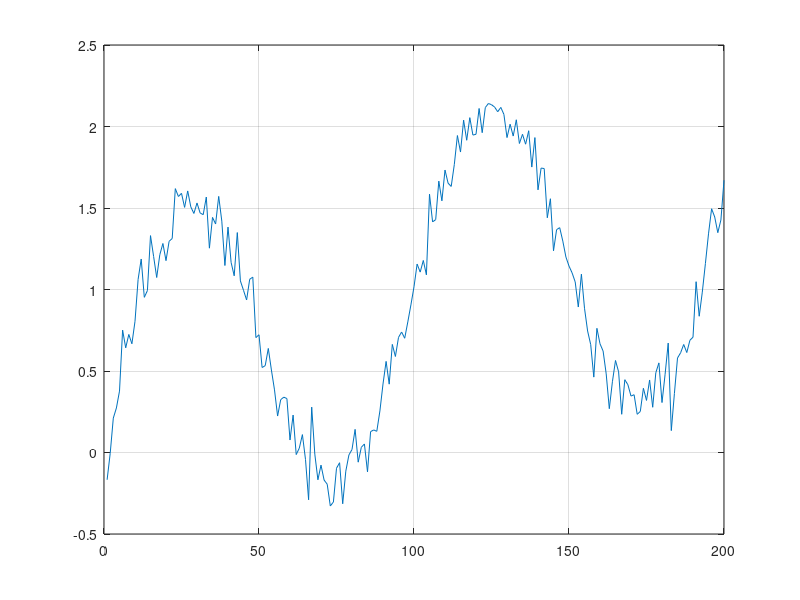

The MATLAB script that drew this image: (Note: this script raises an error after producing the figure.)
clear all; clc;

t_org = 0:199;

l=normrnd(0,1,1,200)/10;

x_org=sqrt(t_org/100)+sin(t_org/5/pi)+l;

%E =[144.63 126.15 122.45 124.05 124.05 123.05 124.05 144.63 144.63 144.63 145.60 146.96 148.03 147.36 146.96 145.60 145.60 144.63 140.01 116.75 140.31 140.01 129.10 126.45 85.00 74.50 72.20 72.20 72.20 100.00 115.00 77.30 85.00 125.00 110.89 125.00 125.00 125.00 100.00 85.00 85.00 77.80 80.89 113.89 127.20 128.20 127.10 115.00];

t=x_org(101:end);
x=x_org(1:100);
P1 = [x,t];

figure(1);
plot(P1);
grid on;

liczba_neuronow_warstwa_1 = 15;
liczba_neuronow_warstwa_2 = 10;
liczba_neuronow_warstwa_3 = 5;
warstwy = [liczba_neuronow_warstwa_1 liczba_neuronow_warstwa_2 liczba_neuronow_warstwa_3];

X = num2cell(x);
T = num2cell(t);

delay = 1:2;
net = timedelaynet(delay, warstwy);
[Xs,Xi,Ai,Ts] = preparets(net,X,T);
net.divideParam.trainRatio = .72;
net.divideParam.valRatio   = .28;
net.layers{1}.transferFcn = 'purelin';
net.layers{2}.transferFcn = 'purelin';
net.layers{3}.transferFcn = 'purelin';
net = train(net,Xs,Ts,Xi,Ai, 'useParallel','yes','useGPU','only');
view(net);
Xp=T(delay);
Tp = T(max(delay)+1:end);
Y = net(Tp,Xp,Ai);
YP=cell2mat(Y);
P2=[P1,YP];

figure(2);
plot(P2);
grid on;
